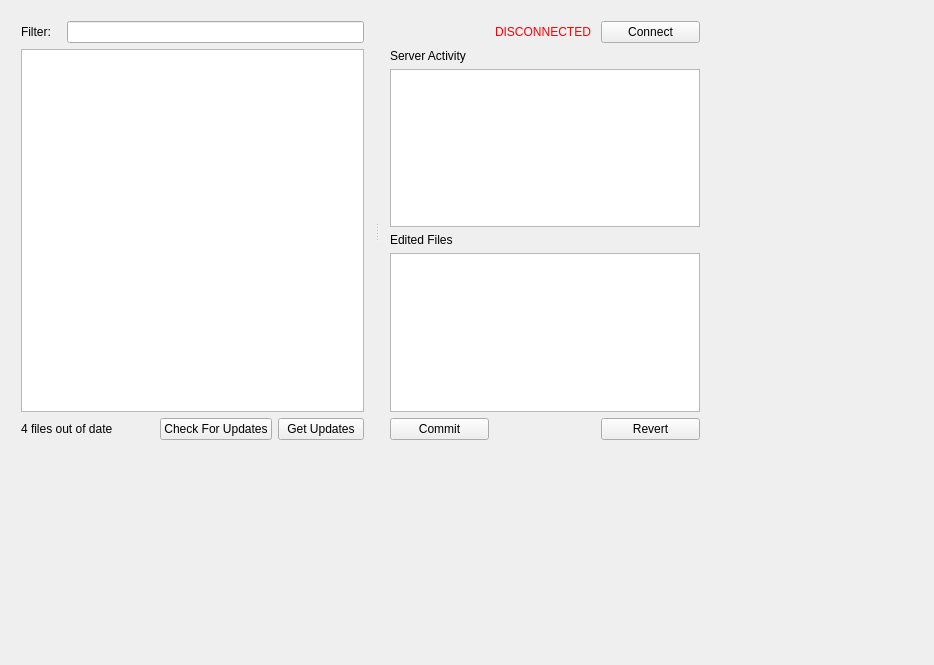
<?xml version="1.0" encoding="UTF-8"?>
<ui version="4.0">
 <class>MainWindow</class>
 <widget class="QMainWindow" name="MainWindow">
  <property name="geometry">
   <rect>
    <x>0</x>
    <y>0</y>
    <width>934</width>
    <height>665</height>
   </rect>
  </property>
  <property name="windowTitle">
   <string>MainWindow</string>
  </property>
  <widget class="QWidget" name="centralWidget">
   <widget class="QSplitter" name="splitter">
    <property name="geometry">
     <rect>
      <x>10</x>
      <y>10</y>
      <width>701</width>
      <height>441</height>
     </rect>
    </property>
    <property name="orientation">
     <enum>Qt::Horizontal</enum>
    </property>
    <widget class="QWidget" name="layoutWidget">
     <layout class="QGridLayout" name="gridLayout_2">
      <item row="0" column="1" colspan="3">
       <widget class="QLineEdit" name="lineEdit"/>
      </item>
      <item row="0" column="0">
       <widget class="QLabel" name="label_4">
        <property name="maximumSize">
         <size>
          <width>40</width>
          <height>16777215</height>
         </size>
        </property>
        <property name="text">
         <string>Filter:</string>
        </property>
       </widget>
      </item>
      <item row="1" column="0" colspan="4">
       <widget class="QTreeWidget" name="treeWidget">
        <property name="headerHidden">
         <bool>true</bool>
        </property>
        <column>
         <property name="text">
          <string notr="true">1</string>
         </property>
        </column>
       </widget>
      </item>
      <item row="2" column="0" colspan="2">
       <widget class="QLabel" name="lblOutOfDate">
        <property name="text">
         <string>4 files out of date</string>
        </property>
       </widget>
      </item>
      <item row="2" column="3">
       <widget class="QPushButton" name="pushButton_4">
        <property name="text">
         <string>Get Updates</string>
        </property>
       </widget>
      </item>
      <item row="2" column="2">
       <widget class="QPushButton" name="pushButton_3">
        <property name="text">
         <string>Check For Updates</string>
        </property>
       </widget>
      </item>
     </layout>
    </widget>
    <widget class="QWidget" name="layoutWidget">
     <layout class="QGridLayout" name="gridLayout_3">
      <property name="horizontalSpacing">
       <number>6</number>
      </property>
      <item row="0" column="1">
       <widget class="QLabel" name="label">
        <property name="palette">
         <palette>
          <active>
           <colorrole role="WindowText">
            <brush brushstyle="SolidPattern">
             <color alpha="255">
              <red>255</red>
              <green>0</green>
              <blue>4</blue>
             </color>
            </brush>
           </colorrole>
          </active>
          <inactive>
           <colorrole role="WindowText">
            <brush brushstyle="SolidPattern">
             <color alpha="255">
              <red>255</red>
              <green>0</green>
              <blue>4</blue>
             </color>
            </brush>
           </colorrole>
          </inactive>
          <disabled>
           <colorrole role="WindowText">
            <brush brushstyle="SolidPattern">
             <color alpha="255">
              <red>120</red>
              <green>120</green>
              <blue>120</blue>
             </color>
            </brush>
           </colorrole>
          </disabled>
         </palette>
        </property>
        <property name="text">
         <string>DISCONNECTED</string>
        </property>
       </widget>
      </item>
      <item row="0" column="2">
       <widget class="QPushButton" name="btnConnect">
        <property name="text">
         <string>Connect</string>
        </property>
       </widget>
      </item>
      <item row="1" column="0">
       <widget class="QLabel" name="label_2">
        <property name="text">
         <string>Server Activity</string>
        </property>
       </widget>
      </item>
      <item row="2" column="0" colspan="3">
       <widget class="QTextEdit" name="textEdit"/>
      </item>
      <item row="3" column="0">
       <widget class="QLabel" name="label_3">
        <property name="text">
         <string>Edited Files</string>
        </property>
       </widget>
      </item>
      <item row="4" column="0" colspan="3">
       <widget class="QListWidget" name="lstEdited">
        <property name="selectionMode">
         <enum>QAbstractItemView::MultiSelection</enum>
        </property>
       </widget>
      </item>
      <item row="5" column="0">
       <widget class="QPushButton" name="btnCommitSelected">
        <property name="text">
         <string>Commit</string>
        </property>
       </widget>
      </item>
      <item row="5" column="2">
       <widget class="QPushButton" name="btnRevertSelected">
        <property name="text">
         <string>Revert</string>
        </property>
       </widget>
      </item>
     </layout>
    </widget>
   </widget>
  </widget>
 </widget>
 <layoutdefault spacing="6" margin="11"/>
 <resources/>
 <connections/>
</ui>
